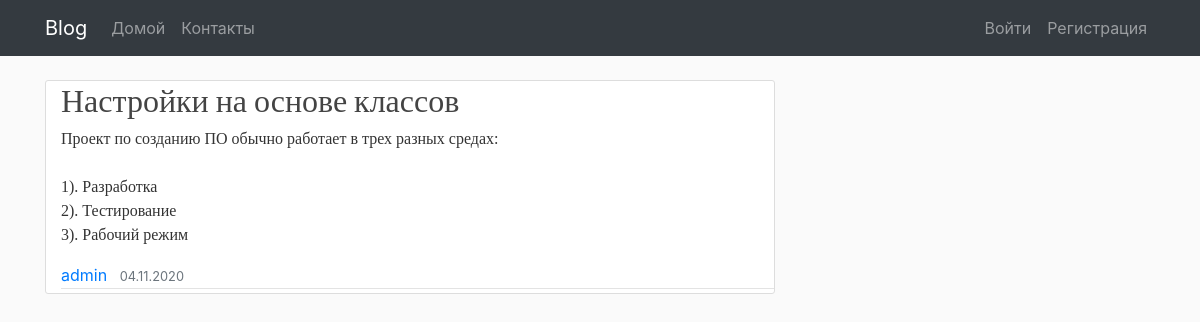
Screenshot of /post/Настройки-на-основе-классов with the database file from the repository.
### blog/models.py (models this page shows, shortened)
class Post(db.Model):
    __tablename__ = 'posts'
    id = db.Column(db.Integer, primary_key=True)
    title = db.Column(db.String(100))
    slug = db.Column(db.String(100), unique=True)
    body = db.Column(db.Text)
    created = db.Column(db.DateTime, nullable=False, default=datetime.now())
    user_id = db.Column(db.Integer, db.ForeignKey('users.id'))

class User(db.Model, UserMixin):
    __tablename__ = 'users'
    id = db.Column(db.Integer, primary_key=True, autoincrement=True)
    username = db.Column(db.String(64), index=True, nullable=False, unique=True)
    email = db.Column(db.String(64), unique=True, nullable=False)
    password_hash = db.Column(db.String(128), nullable=False)
    posts = db.relationship('Post', backref='author', lazy='dynamic')

### blog/posts/routes.py (the view)
@posts.route("/post/<slug>")
def post(slug):
    post = db.session.query(Post).filter(Post.slug == slug).first()
    return render_template('posts/post.html', title=post.title, post=post)

### blog/templates/posts/post.html (shortened to what this page needs)
{% extends "base.html" %}
{% block content %}
<article class="media content-section">
    <div class="media-body">
        <h2 class="article-title">{{ post.title }}</h2>
        <p class="article-content">{{ post.body }}</p>
        <div class="article-metadata">
            <a class="mr-2" href="{{ url_for('users.user_posts', username=post.author.username) }}">{{
                post.author.username }}</a>
            <small class="text-muted">{{ post.created.strftime('%d.%m.%Y') }}</small>
        </div>
    </div>
</article>
{% endblock content %}

### blog/static/css/main.css (style rules this page uses)
body { background: #fafafa; color: #333333; margin-top: 5rem; }
h1, h2, h3, h4, h5, h6 a { color: #444444; font-family: 'Lobster', cursive; }
.content-section { background: #ffffff; padding-left: 15px; border: 1px solid #dddddd; border-radius: 3px; margin-bottom: 20px; }
.article-title { color: #444444; }
.article-content { white-space: pre-line; font-family: ''; }
.article-metadata { padding-bottom: 1px; margin-bottom: 4px; border-bottom: 1px solid #e3e3e3 }

### rows the page displays
Post: title "Настройки на основе классов", body "Проект по созданию ПО обычно работает в трех разных средах: 1). Разработка 2). Тестирование 3). Рабочий режим", created "04.11.2020"
User: author.username "admin"
